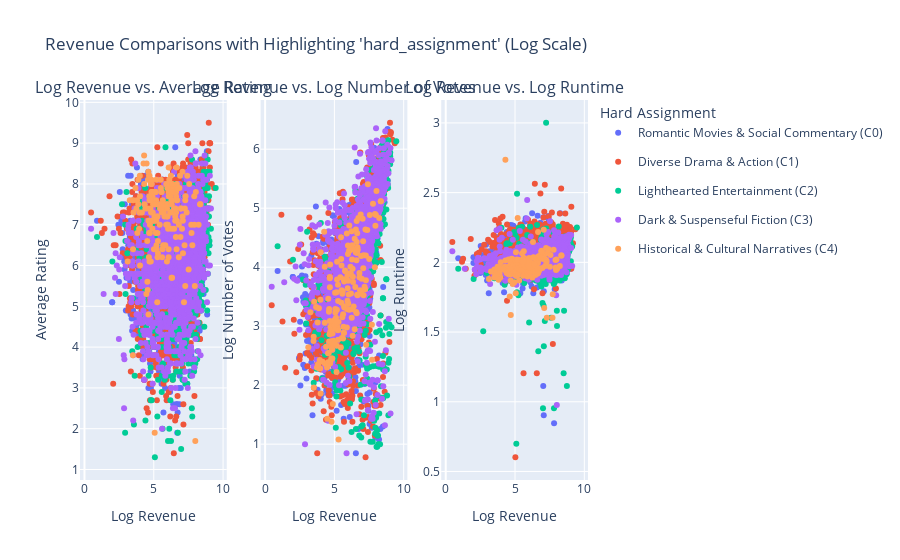

Notebook code cell kept with this figure:
### Markdown cell above
**Comments:** Interesting, but we're unable to see what is actually happening in the range 0-1B in revenue... Let's apply a log-transform on revenue, number of votes and runtime to dampen the effects of extreme values.

### Code cell
import pandas as pd
import plotly.graph_objects as go
from plotly.subplots import make_subplots
import plotly.express as px
import numpy as np

def create_synced_scatterplots(df, selected_assignment=None):
    """
    Create scatterplots in a subplot with log-transformed revenue vs avg_rating and revenue vs num_votes.
    Points are colored by 'hard_assignment', with the option to highlight a specific 'hard_assignment'.

    Parameters:
    df (DataFrame): A DataFrame containing 'hard_assignment', 'revenue', 'num_votes', 'avg_rating' columns.
    selected_assignment (int, optional): The 'hard_assignment' value to highlight.
    """
    
    # Define the color sequence to use for the plots
    color_sequence = px.colors.qualitative.Plotly

    # Map hard_assignment to a color
    assignment_colors = {assignment: color for assignment, color in zip(df['hard_assignment'].unique(), color_sequence)}

    # Create subplots
    fig = make_subplots(rows=1, cols=3, subplot_titles=("Log Revenue vs. Average Rating", "Log Revenue vs. Log Number of Votes", "Log Revenue vs. Log Runtime"))

    # Loop through each hard_assignment value and create traces for both subplots
    for assignment, color in assignment_colors.items():
        # Define the opacity based on whether this assignment is selected or not
        opacity = 1.0 if selected_assignment is None or selected_assignment == assignment else 0.1

        # Filter the DataFrame for the current assignment
        df_filtered = df[df['hard_assignment'] == assignment]

        # Add traces for Log Revenue vs. Average Rating
        fig.add_trace(
            go.Scatter(
                x=np.log10(df_filtered['revenue']),  # Apply log transformation
                y=df_filtered[df_filtered['avg_rating'] > 0.0]['avg_rating'], 
                mode='markers', 
                marker=dict(color=color, opacity=opacity),
                name=community_dict.get(assignment),
                legendgroup=f'group{assignment}'
            ),
            row=1, col=1
        )

        # Add traces for Log Revenue vs. Number of Votes
        fig.add_trace(
            go.Scatter(
                x=np.log10(df_filtered['revenue']),  # Apply log transformation
                y=np.log10(df_filtered['num_votes']), 
                mode='markers', 
                marker=dict(color=color, opacity=opacity),
                name=community_dict.get(assignment),
                legendgroup=f'group{assignment}',
                showlegend=False
            ),
            row=1, col=2
        )
        
        # Add traces for Log Revenue vs. Runtime
        fig.add_trace(
            go.Scatter(
                x=np.log10(df_filtered['revenue']),  # Apply log transformation
                y=np.log10(df_filtered['runtime']), 
                mode='markers', 
                marker=dict(color=color, opacity=opacity),
                name=community_dict.get(assignment),
                legendgroup=f'group{assignment}',
                showlegend=False
            ),
            row=1, col=3
        )

    # Update x-axis and y-axis labels
    fig.update_xaxes(title_text="Log Revenue", row=1, col=1)
    fig.update_yaxes(title_text="Average Rating", row=1, col=1)
    fig.update_xaxes(title_text="Log Revenue", row=1, col=2)
    fig.update_yaxes(title_text="Log Number of Votes", row=1, col=2)
    fig.update_xaxes(title_text="Log Revenue", row=1, col=3)
    fig.update_yaxes(title_text="Log Runtime", row=1, col=3)

    # Update layout to show discrete color legend
    fig.update_layout(
        title_text="Revenue Comparisons with Highlighting 'hard_assignment' (Log Scale)",
        showlegend=True,
        legend_title_text='Hard Assignment'
    )

    return fig

# Replace 'revenue_df' with your actual DataFrame containing the necessary columns
# fig = create_synced_scatterplots(revenue_df)
# fig.show()

create_synced_scatterplots(revenue_df)

### Figure 1 — Plotly figure (JSON) as saved in the notebook; plotly's stock layout.template omitted (floating-point values rounded to 4 significant figures; data arrays with more than 128 entries replaced by an {"elided": "..."} marker saying what was removed)
{"data": [{"legendgroup": "group0", "marker": {"color": "#636EFA", "opacity": 1}, "mode": "markers", "name": "Romantic Movies & Social Commentary (C0)", "type": "scatter", "x": {"elided": "2265 float values"}, "xaxis": "x", "y": {"elided": "2265 float values"}, "yaxis": "y"}, {"legendgroup": "group0", "marker": {"color": "#636EFA", "opacity": 1}, "mode": "markers", "name": "Romantic Movies & Social Commentary (C0)", "showlegend": false, "type": "scatter", "x": {"elided": "2265 float values"}, "xaxis": "x2", "y": {"elided": "2265 float values"}, "yaxis": "y2"}, {"legendgroup": "group0", "marker": {"color": "#636EFA", "opacity": 1}, "mode": "markers", "name": "Romantic Movies & Social Commentary (C0)", "showlegend": false, "type": "scatter", "x": {"elided": "2265 float values"}, "xaxis": "x3", "y": {"elided": "2265 float values"}, "yaxis": "y3"}, {"legendgroup": "group1", "marker": {"color": "#EF553B", "opacity": 1}, "mode": "markers", "name": "Diverse Drama & Action (C1)", "type": "scatter", "x": {"elided": "2177 float values"}, "xaxis": "x", "y": {"elided": "2177 float values"}, "yaxis": "y"}, {"legendgroup": "group1", "marker": {"color": "#EF553B", "opacity": 1}, "mode": "markers", "name": "Diverse Drama & Action (C1)", "showlegend": false, "type": "scatter", "x": {"elided": "2177 float values"}, "xaxis": "x2", "y": {"elided": "2177 float values"}, "yaxis": "y2"}, {"legendgroup": "group1", "marker": {"color": "#EF553B", "opacity": 1}, "mode": "markers", "name": "Diverse Drama & Action (C1)", "showlegend": false, "type": "scatter", "x": {"elided": "2177 float values"}, "xaxis": "x3", "y": {"elided": "2177 float values"}, "yaxis": "y3"}, {"legendgroup": "group2", "marker": {"color": "#00CC96", "opacity": 1}, "mode": "markers", "name": "Lighthearted Entertainment (C2)", "type": "scatter", "x": {"elided": "1119 float values"}, "xaxis": "x", "y": {"elided": "1119 float values"}, "yaxis": "y"}, {"legendgroup": "group2", "marker": {"color": "#00CC96", "opacity": 1}, "mode": "markers", "name": "Lighthearted Entertainment (C2)", "showlegend": false, "type": "scatter", "x": {"elided": "1119 float values"}, "xaxis": "x2", "y": {"elided": "1119 float values"}, "yaxis": "y2"}, {"legendgroup": "group2", "marker": {"color": "#00CC96", "opacity": 1}, "mode": "markers", "name": "Lighthearted Entertainment (C2)", "showlegend": false, "type": "scatter", "x": {"elided": "1119 float values"}, "xaxis": "x3", "y": {"elided": "1119 float values"}, "yaxis": "y3"}, {"legendgroup": "group3", "marker": {"color": "#AB63FA", "opacity": 1}, "mode": "markers", "name": "Dark & Suspenseful Fiction (C3)", "type": "scatter", "x": {"elided": "1589 float values"}, "xaxis": "x", "y": {"elided": "1589 float values"}, "yaxis": "y"}, {"legendgroup": "group3", "marker": {"color": "#AB63FA", "opacity": 1}, "mode": "markers", "name": "Dark & Suspenseful Fiction (C3)", "showlegend": false, "type": "scatter", "x": {"elided": "1589 float values"}, "xaxis": "x2", "y": {"elided": "1589 float values"}, "yaxis": "y2"}, {"legendgroup": "group3", "marker": {"color": "#AB63FA", "opacity": 1}, "mode": "markers", "name": "Dark & Suspenseful Fiction (C3)", "showlegend": false, "type": "scatter", "x": {"elided": "1589 float values"}, "xaxis": "x3", "y": {"elided": "1589 float values"}, "yaxis": "y3"}, {"legendgroup": "group4", "marker": {"color": "#FFA15A", "opacity": 1}, "mode": "markers", "name": "Historical & Cultural Narratives (C4)", "type": "scatter", "x": {"elided": "189 float values"}, "xaxis": "x", "y": {"elided": "189 float values"}, "yaxis": "y"}, {"legendgroup": "group4", "marker": {"color": "#FFA15A", "opacity": 1}, "mode": "markers", "name": "Historical & Cultural Narratives (C4)", "showlegend": false, "type": "scatter", "x": {"elided": "189 float values"}, "xaxis": "x2", "y": {"elided": "189 float values"}, "yaxis": "y2"}, {"legendgroup": "group4", "marker": {"color": "#FFA15A", "opacity": 1}, "mode": "markers", "name": "Historical & Cultural Narratives (C4)", "showlegend": false, "type": "scatter", "x": {"elided": "189 float values"}, "xaxis": "x3", "y": {"elided": "189 float values"}, "yaxis": "y3"}], "layout": {"annotations": [{"font": {"size": 16}, "showarrow": false, "text": "Log Revenue vs. Average Rating", "x": 0.1444, "xanchor": "center", "xref": "paper", "y": 1, "yanchor": "bottom", "yref": "paper"}, {"font": {"size": 16}, "showarrow": false, "text": "Log Revenue vs. Log Number of Votes", "x": 0.5, "xanchor": "center", "xref": "paper", "y": 1, "yanchor": "bottom", "yref": "paper"}, {"font": {"size": 16}, "showarrow": false, "text": "Log Revenue vs. Log Runtime", "x": 0.8556, "xanchor": "center", "xref": "paper", "y": 1, "yanchor": "bottom", "yref": "paper"}], "legend": {"title": {"text": "Hard Assignment"}}, "showlegend": true, "title": {"text": "Revenue Comparisons with Highlighting 'hard_assignment' (Log Scale)"}, "xaxis": {"anchor": "y", "domain": [0, 0.2889], "title": {"text": "Log Revenue"}}, "xaxis2": {"anchor": "y2", "domain": [0.3556, 0.6444], "title": {"text": "Log Revenue"}}, "xaxis3": {"anchor": "y3", "domain": [0.7111, 1], "title": {"text": "Log Revenue"}}, "yaxis": {"anchor": "x", "domain": [0, 1], "title": {"text": "Average Rating"}}, "yaxis2": {"anchor": "x2", "domain": [0, 1], "title": {"text": "Log Number of Votes"}}, "yaxis3": {"anchor": "x3", "domain": [0, 1], "title": {"text": "Log Runtime"}}}}
